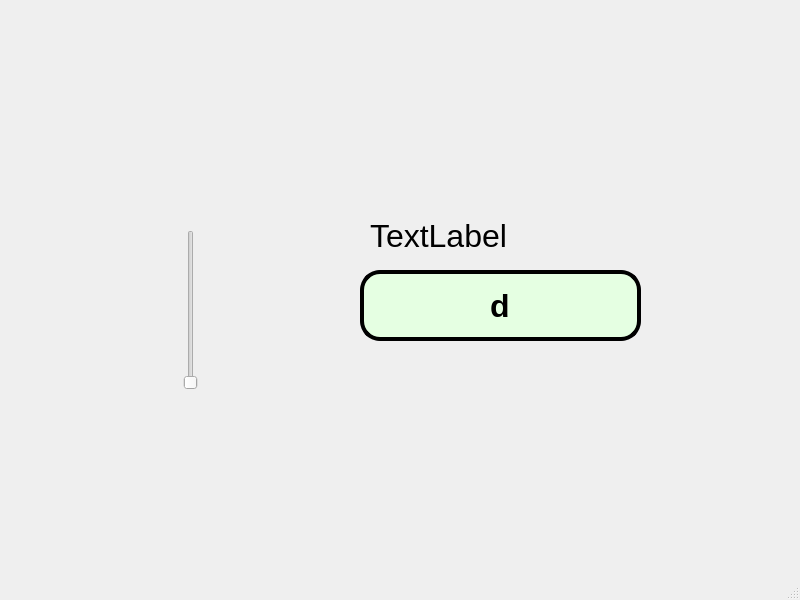
<?xml version="1.0" encoding="UTF-8"?>
<ui version="4.0">
 <class>MainWindow</class>
 <widget class="QMainWindow" name="MainWindow">
  <property name="geometry">
   <rect>
    <x>0</x>
    <y>0</y>
    <width>800</width>
    <height>600</height>
   </rect>
  </property>
  <property name="windowTitle">
   <string>MainWindow</string>
  </property>
  <widget class="QWidget" name="centralwidget">
   <widget class="QLabel" name="label">
    <property name="geometry">
     <rect>
      <x>0</x>
      <y>10</y>
      <width>241</width>
      <height>131</height>
     </rect>
    </property>
    <property name="styleSheet">
     <string notr="true"/>
    </property>
    <property name="text">
     <string/>
    </property>
    <property name="pixmap">
     <pixmap resource="../Archivos/Recursos.qrc">:/Parte2/YO.jpg</pixmap>
    </property>
    <property name="scaledContents">
     <bool>true</bool>
    </property>
   </widget>
   <widget class="QLabel" name="label_2">
    <property name="geometry">
     <rect>
      <x>560</x>
      <y>0</y>
      <width>241</width>
      <height>131</height>
     </rect>
    </property>
    <property name="styleSheet">
     <string notr="true"/>
    </property>
    <property name="text">
     <string/>
    </property>
    <property name="pixmap">
     <pixmap resource="../Archivos/Recursos.qrc">:/Parte2/YO.jpg</pixmap>
    </property>
    <property name="scaledContents">
     <bool>true</bool>
    </property>
   </widget>
   <widget class="QLabel" name="label_3">
    <property name="geometry">
     <rect>
      <x>560</x>
      <y>420</y>
      <width>241</width>
      <height>131</height>
     </rect>
    </property>
    <property name="styleSheet">
     <string notr="true"/>
    </property>
    <property name="text">
     <string/>
    </property>
    <property name="pixmap">
     <pixmap resource="../Archivos/Recursos.qrc">:/Parte2/YO.jpg</pixmap>
    </property>
    <property name="scaledContents">
     <bool>true</bool>
    </property>
   </widget>
   <widget class="QLabel" name="label_4">
    <property name="geometry">
     <rect>
      <x>370</x>
      <y>210</y>
      <width>341</width>
      <height>51</height>
     </rect>
    </property>
    <property name="font">
     <font>
      <pointsize>24</pointsize>
     </font>
    </property>
    <property name="text">
     <string>TextLabel</string>
    </property>
   </widget>
   <widget class="QLineEdit" name="txt_valor">
    <property name="geometry">
     <rect>
      <x>360</x>
      <y>270</y>
      <width>281</width>
      <height>71</height>
     </rect>
    </property>
    <property name="font">
     <font>
      <pointsize>24</pointsize>
      <weight>75</weight>
      <bold>true</bold>
     </font>
    </property>
    <property name="styleSheet">
     <string notr="true">background-color: rgb(229, 255, 226);
border:4px solid black;
border-radius: 20px;</string>
    </property>
    <property name="text">
     <string>d</string>
    </property>
    <property name="alignment">
     <set>Qt::AlignCenter</set>
    </property>
   </widget>
   <widget class="QSlider" name="dial">
    <property name="geometry">
     <rect>
      <x>180</x>
      <y>230</y>
      <width>22</width>
      <height>160</height>
     </rect>
    </property>
    <property name="orientation">
     <enum>Qt::Vertical</enum>
    </property>
   </widget>
  </widget>
  <widget class="QMenuBar" name="menubar">
   <property name="geometry">
    <rect>
     <x>0</x>
     <y>0</y>
     <width>800</width>
     <height>26</height>
    </rect>
   </property>
  </widget>
  <widget class="QStatusBar" name="statusbar"/>
 </widget>
 <resources>
  <include location="../Archivos/Recursos.qrc"/>
 </resources>
 <connections/>
</ui>
